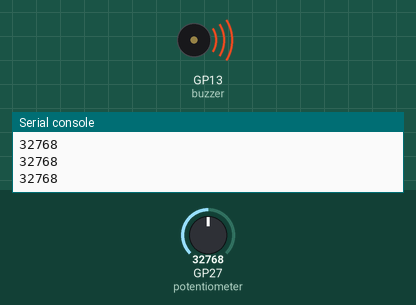
Simulated run of this program. Board: Raspberry Pi Pico running MicroPython. Shown: buzzer (waves = sounding), the last lines printed to the serial console. Inputs (shaded band) come from the test bench; at power-on: GP27 (potentiometer) = 32768 (analog values on the 0–65535 scale).

Above: at 1.2 s.
1.3 s: GP27 (potentiometer) set to 0
At 2.5 s:
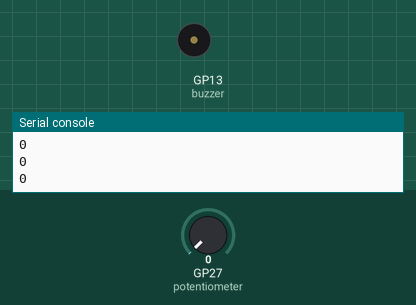
2.8 s: GP27 (potentiometer) set to 7864
At 3.9 s:
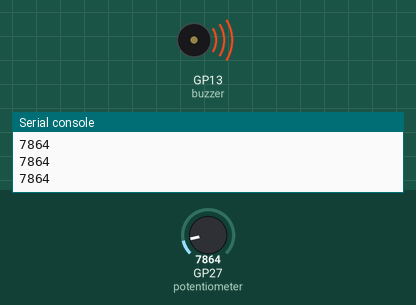
4.3 s: GP27 (potentiometer) set to 65535
At 5.0 s:
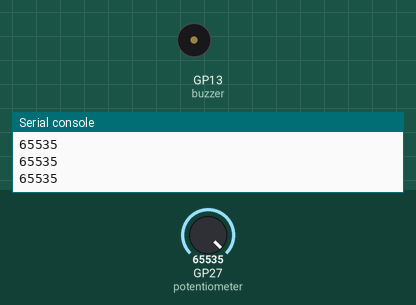
Timing chart, 0 to 7.3 s (numbered marks = the images above; inputs shaded):
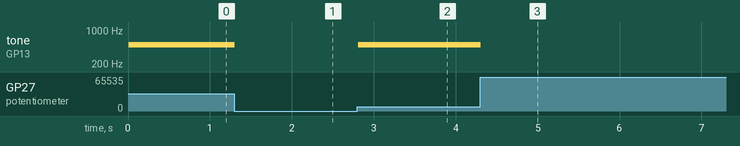

The program:

buzz3.py
```python
# main.py -- put your code here!
from machine import ADC, Pin,PWM
import time

buzzer = PWM(Pin(13))

potentiometer = ADC(Pin(27))

reading = 0

while True:
  time.sleep(0.01)
  reading = potentiometer.read_u16()

  buzzer.freq(500)
  buzzer.duty_u16(reading)
  print(reading)
```

Measured:
- after the input at 1.3 s, tone on GP13 (buzzer): 500 Hz → silent at once
- after the input at 2.8 s, tone on GP13 (buzzer): silent → 500 Hz at once
- after the input at 4.3 s, tone on GP13 (buzzer): 500 Hz → silent at once
